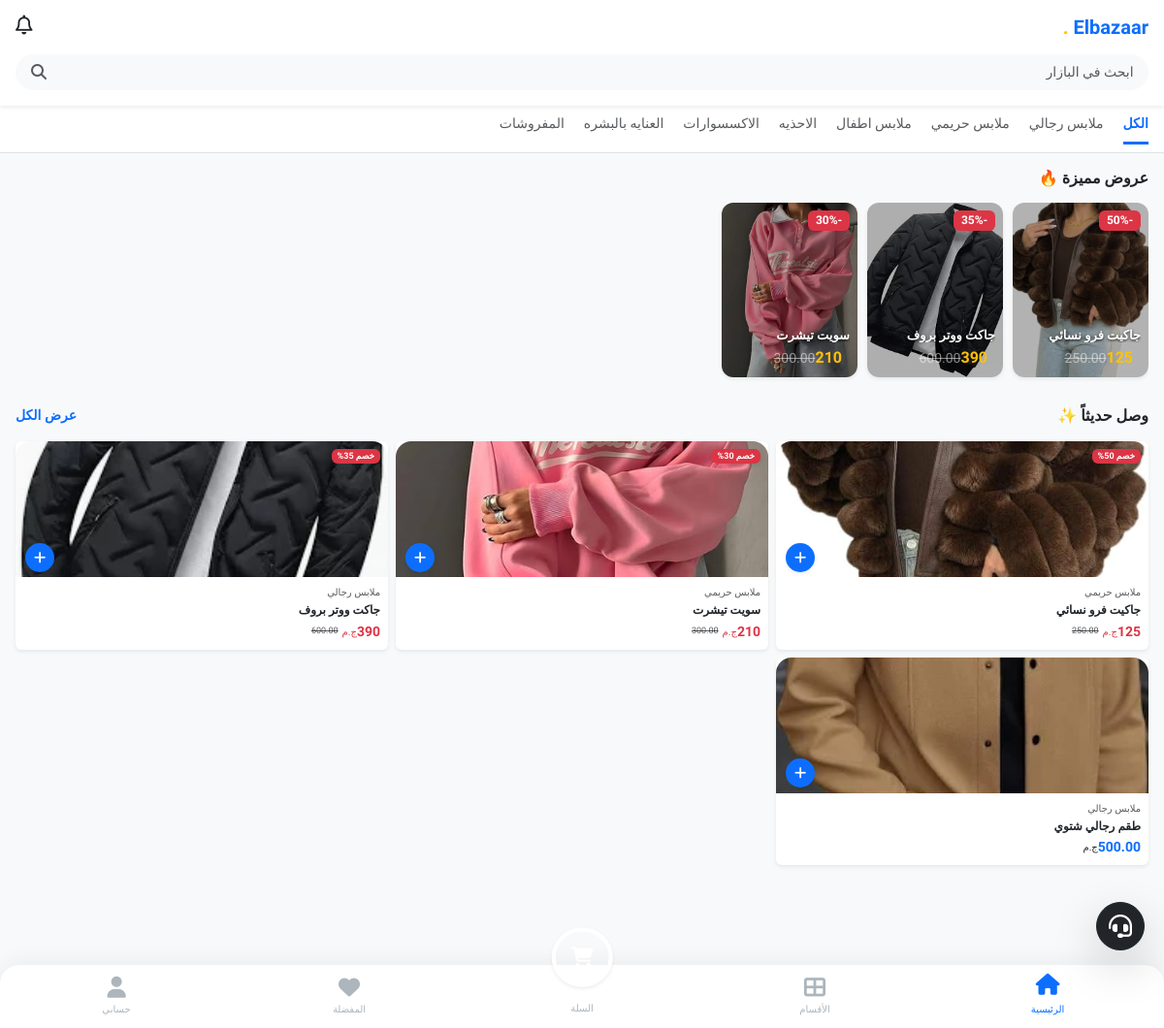
The page / on the database its author committed.
### store/models.py (models this page shows, shortened)
class Category(models.Model):
    name = models.CharField(max_length=100, verbose_name="اسم القسم")
    image = models.ImageField(upload_to='categories/', verbose_name="صورة القسم", blank=True, null=True)
    created_at = models.DateTimeField(auto_now_add=True)
    class Meta:
        verbose_name = "قسم"
        verbose_name_plural = "الأقسام"

class Product(models.Model):
    category = models.ForeignKey(Category, on_delete=models.SET_NULL, null=True, blank=True, related_name='products', verbose_name="القسم")
    merchant = models.ForeignKey(MerchantProfile, on_delete=models.CASCADE, related_name='products')
    name = models.CharField(max_length=200, verbose_name="اسم المنتج")
    description = models.TextField(verbose_name="وصف المنتج")
    base_price = models.DecimalField(max_digits=10, decimal_places=2, verbose_name="السعر الأساسي")
    image = models.ImageField(upload_to='products/', verbose_name="صورة المنتج الرئيسية")
    shipping_fee = models.DecimalField(max_digits=10, decimal_places=2, default=0, verbose_name="مصاريف الشحن")
    is_active = models.BooleanField(default=False, verbose_name="مفعل (موافقة المشرف)")
    created_at = models.DateTimeField(auto_now_add=True)
    commission_pct = models.DecimalField(
        max_digits=5, decimal_places=2, default=10.00,
        verbose_name="نسبة عمولة المنصة (%)"
    )

class Offer(models.Model):
    product = models.OneToOneField(Product, on_delete=models.CASCADE, related_name='active_offer')
    discount_percentage = models.PositiveIntegerField(verbose_name="نسبة الخصم %")
    start_date = models.DateTimeField()
    end_date = models.DateTimeField()
    is_active = models.BooleanField(default=True)
    is_platform_offer = models.BooleanField(default=False, verbose_name="عرض من المنصة (يوجد تعويض)")
    created_at = models.DateTimeField(auto_now_add=True)
    free_shipping = models.BooleanField(default=False, verbose_name="شحن مجاني")
    free_shipping_threshold = models.PositiveIntegerField(default=1, verbose_name="عند شراء X قطع")
    @property
    def discounted_price(self):
        percentage = Decimal(self.discount_percentage)
        factor = Decimal(1) - (percentage / Decimal(100))
        return self.product.base_price * factor

### store/views.py (the view)
# urls.py: path('', views.home, name='home'),
def home(request):
    if request.user.is_authenticated and request.user.is_banned:
        return render(request, 'account/banned.html')
    pending_conf = check_pending_confirmations(request.user)
    if pending_conf:
        return redirect('confirm_delivery_view', order_id=pending_conf.id)
    if request.user.is_authenticated:
        if not request.user.phone_primary:
            return redirect('complete_profile')
    query = request.GET.get('q') # كلمة البحث
    category_id = request.GET.get('category')
    settings_obj = SiteSetting.objects.first()
    min_balance = settings_obj.min_active_balance if settings_obj else Decimal('-500.00')
    products = Product.objects.filter(
        is_active=True,
        merchant__wallet__balance__gte=min_balance
    ).order_by('-created_at')
    if query:
        products = products.filter(
            Q(name__icontains=query) |
            Q(description__icontains=query)
        )
    if category_id:
        products = products.filter(category_id=category_id)
    products = products.order_by('-created_at')
    categories = Category.objects.all()
    offers = Product.objects.filter(
        active_offer__is_active=True,
        active_offer__end_date__gte=timezone.now(),
        is_active=True,
        merchant__wallet__balance__gte=F('merchant__minimum_balance_required') # المنتج نفسه لازم يكون مفعل
    ).order_by('-active_offer__discount_percentage')[:5] # نأخذ أقوى 5 عروض
    unread_count = 0
    if request.user.is_authenticated:
        unread_count = Notification.objects.filter(recipient=request.user, is_read=False).count()
    return render(request, 'store/home.html', {
        'products': products,
        'categories': categories,
        'selected_category': int(category_id) if category_id else None,
        'search_query': query,
        'offers': offers,
        'unread_notifications_count': unread_count # لإبقائها في مربع البحث
    })

### store/context_processors.py (called while the page is built)
def site_settings(request):
    settings = SiteSetting.objects.first()
    return {'site_settings': settings}

### store/views.py (called while the page is built, shortened)
def check_pending_confirmations(user):
    if not user.is_authenticated: return None

### templates/store/home.html (shortened to what this page needs)
{% extends 'base.html' %}
{% block content %}
<div class="bg-white pb-3 pt-3 px-3 shadow-sm sticky-top" style="z-index: 900;">
    <div class="d-flex justify-content-between align-items-center mb-3">
        <div class="d-flex align-items-center">
            <h5 class="m-0 fw-bold" style="color: var(--primary-blue); font-family: 'Tajawal', sans-serif; font-weight: 800;">
                Elbazaar <span class="text-warning">.</span>
            </h5>
        </div>
        <a href="{% url 'notifications' %}" class="text-decoration-none position-relative text-dark">
            <i class="far fa-bell fs-5"></i>
        </a>
    </div>
    <form action="{% url 'home' %}" method="GET" class="position-relative">
        <input type="text" name="q" value="{{ search_query|default:'' }}"
               class="form-control rounded-pill bg-light border-0 py-2 ps-5"
               placeholder=" ابحث في البازار " style="font-size: 14px;">
        <button type="submit" class="btn position-absolute top-50 start-0 translate-middle-y ms-1 border-0">
            <i class="fas fa-search text-muted"></i>
        </button>
    </form>
</div>
<div class="bg-white border-bottom mb-3">
    <div class="d-flex overflow-auto px-3 py-2" style="gap: 20px; white-space: nowrap;">
        <a href="{% url 'home' %}" class="text-decoration-none {% if not selected_category %}fw-bold text-primary border-bottom border-3 border-primary{% else %}text-muted{% endif %} pb-2" style="font-size: 14px;">
            الكل
        </a>
        {% for category in categories %}
        <a href="{% url 'home' %}?category={{ category.id }}"
           class="text-decoration-none {% if selected_category == category.id %}fw-bold text-primary border-bottom border-3 border-primary{% else %}text-muted{% endif %} pb-2"
           style="font-size: 14px;">
            {{ category.name }}
        </a>
        {% endfor %}
    </div>
</div>
<div class="container-fluid px-3">
    {% if offers %}
    <h6 class="fw-bold mb-3 text-dark">عروض مميزة 🔥</h6>
    <div class="d-flex overflow-auto mb-4" style="gap: 10px; padding-bottom: 5px;">
        {% for product in offers %}
        <a href="{% url 'product_detail' product.pk %}" class="text-decoration-none">
            <div class="card border-0 text-white flex-shrink-0 position-relative overflow-hidden shadow-sm"
                 style="width: 140px; height: 180px; border-radius: 12px;">
                {% if product.image %}
                    <img src="{{ product.image.url }}" class="position-absolute w-100 h-100" style="object-fit: cover; filter: brightness(0.7);">
                {% else %}
                    <div class="position-absolute w-100 h-100 bg-secondary"></div>
                {% endif %}
                <div class="card-body p-2 d-flex flex-column position-relative z-1 h-100">
                    <span class="badge bg-danger align-self-start mb-auto">
                        -{{ product.active_offer.discount_percentage }}%
                    </span>
                    <h6 class="fw-bold mb-0 text-white text-truncate" style="font-size: 13px; text-shadow: 0 1px 3px rgba(0,0,0,0.8);">
                        {{ product.name }}
                    </h6>
                    <div class="d-flex align-items-center mt-1">
                        <span class="fw-bold text-warning me-2">{{ product.active_offer.discounted_price|floatformat:0 }}</span>
                        <span class="text-white-50 text-decoration-line-through small">{{ product.base_price }}</span>
                    </div>
                </div>
            </div>
        </a>
        {% endfor %}
    </div>
    {% endif %}
    <div class="d-flex justify-content-between align-items-center mb-3">
        <h6 class="fw-bold m-0 text-dark">وصل حديثاً ✨</h6>
        <a href="#" class="text-decoration-none small text-primary fw-bold">عرض الكل</a>
    </div>
    <div class="row g-2 mb-5">
        {% for product in products %}
        <div class="col-6 col-md-4">
            <a href="{% url 'product_detail' product.pk %}" class="text-decoration-none text-dark">
                <div class="card h-100 position-relative border-0 shadow-sm">
                    {% if product.active_offer and product.active_offer.is_active %}
                        <span class="badge bg-danger position-absolute top-0 end-0 m-2 shadow-sm" style="font-size: 9px;">
                            خصم {{ product.active_offer.discount_percentage }}%
                        </span>
                    {% endif %}
                    <div style="height: 140px; overflow: hidden; border-radius: 16px 16px 0 0; background-color: #fff; display: flex; align-items: center; justify-content: center;">
                        {% if product.image %}
                            <img src="{{ product.image.url }}" class="w-100 h-100" style="object-fit: cover;">
                        {% else %}
                            <i class="fas fa-camera text-muted fa-2x opacity-25"></i>
                        {% endif %}
                    </div>
                    <a href="{% url 'product_detail' product.pk %}"
                       class="btn btn-primary-app rounded-circle position-absolute d-flex align-items-center justify-content-center shadow-sm"
                       style="width: 30px; height: 30px; bottom: 80px; left: 10px; padding: 0;">
                        <i class="fas fa-plus small text-white"></i>
                    </a>
                    <div class="card-body p-2">
                        <span class="text-muted d-block mb-1" style="font-size: 10px;">{{ product.category.name }}</span>
                        <h6 class="card-title text-truncate fw-bold mb-1" style="font-size: 12px;">
                            {{ product.name }}
                        </h6>
                        <div class="d-flex align-items-center">
                            {% if product.active_offer and product.active_offer.is_active %}
                                <span class="text-danger fw-bold" style="font-size: 14px;">{{ product.active_offer.discounted_price|floatformat:0 }}</span>
                                <span class="small ms-1 text-danger" style="font-size: 10px;">ج.م</span>
                                <span class="ms-2 text-muted text-decoration-line-through" style="font-size: 9px;">{{ product.base_price }}</span>
                            {% else %}
                                <span class="text-primary fw-bold" style="font-size: 14px;">{{ product.base_price }}</span>
                                <span class="small ms-1" style="font-size: 10px;">ج.م</span>
                            {% endif %}
                        </div>
                    </div>
                </div>
            </a>
        </div>
        {% endfor %}
    </div>
</div>
{% endblock %}

### templates/base.html (style rules this page uses)
:root { --primary-blue: #0d6efd; --accent-yellow: #ffc107; --bg-light: #f8f9fa; --text-dark: #212529; --white: #ffffff; }
body { padding-bottom: 120px !important; background-color: var(--bg-light); font-family: 'Tajawal', sans-serif; color: var(--text-dark); -webkit-tap-highlight-color: transparent; }
a { text-decoration: none; }
.btn-primary-app { background-color: var(--primary-blue); color: white; border: none; border-radius: 50px; transition: 0.2s; }

### rows shown on the page
Category: name "ملابس رجالي"
Category: name "ملابس حريمي"
Category: name "ملابس اطفال"
Category: name "الاحذيه"
Category: name "الاكسسوارات"
Category: name "العنايه بالبشره"
Category: name "المفروشات"
Product: image (picture), active_offer.discount_percentage "50", name "جاكيت فرو نسائي", active_offer.discounted_price "125", base_price "250.00", category.name "ملابس حريمي"
Product: image (picture), active_offer.discount_percentage "35", name "جاكت ووتر بروف", active_offer.discounted_price "390", base_price "600.00", category.name "ملابس رجالي"
Product: image (picture), active_offer.discount_percentage "30", name "سويت تيشرت", active_offer.discounted_price "210", base_price "300.00", category.name "ملابس حريمي"
Product: image (picture), category.name "ملابس رجالي", name "طقم رجالي شتوي", base_price "500.00"
